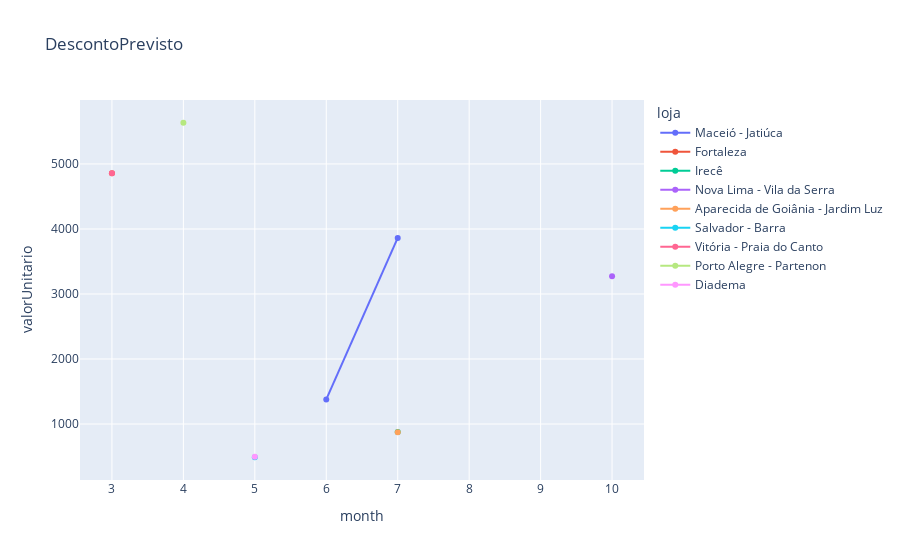

Notebook code for this chart:
### Code cell
fig = px.line(df_predict, x="month", y="valorUnitario", color="loja",text="discount%",hover_name="produtoId_x"
              , title="DescontoPrevisto")
fig.update_traces(mode="markers+lines")

fig.update_xaxes(showspikes=True, spikecolor="green", spikesnap="cursor", spikemode="across")
fig.update_yaxes(showspikes=True, spikecolor="orange", spikethickness=2)
fig.update_layout(spikedistance=1000, hoverdistance=100)

fig.show()

### Figure 1 — Plotly figure (JSON) as saved in the notebook; plotly's stock layout.template omitted (floating-point values rounded to 4 significant figures)
{"data": [{"hovertemplate": "<b>%{hovertext}</b><br><br>loja=Maceió - Jatiúca<br>month=%{x}<br>valorUnitario=%{y}<br>discount%=%{text}<extra></extra>", "hovertext": [3131, 10892], "legendgroup": "Maceió - Jatiúca", "line": {"color": "#636efa", "dash": "solid"}, "marker": {"symbol": "circle"}, "mode": "markers+lines", "name": "Maceió - Jatiúca", "orientation": "v", "showlegend": true, "text": [1.19, 1.19], "type": "scatter", "x": [7, 6], "xaxis": "x", "y": [3863.0, 1379.0], "yaxis": "y"}, {"hovertemplate": "<b>%{hovertext}</b><br><br>loja=Fortaleza<br>month=%{x}<br>valorUnitario=%{y}<br>discount%=%{text}<extra></extra>", "hovertext": [2983], "legendgroup": "Fortaleza", "line": {"color": "#EF553B", "dash": "solid"}, "marker": {"symbol": "circle"}, "mode": "markers+lines", "name": "Fortaleza", "orientation": "v", "showlegend": true, "text": [1.19], "type": "scatter", "x": [3], "xaxis": "x", "y": [4856.0], "yaxis": "y"}, {"hovertemplate": "<b>%{hovertext}</b><br><br>loja=Irecê<br>month=%{x}<br>valorUnitario=%{y}<br>discount%=%{text}<extra></extra>", "hovertext": [7704], "legendgroup": "Irecê", "line": {"color": "#00cc96", "dash": "solid"}, "marker": {"symbol": "circle"}, "mode": "markers+lines", "name": "Irecê", "orientation": "v", "showlegend": true, "text": [1.19], "type": "scatter", "x": [7], "xaxis": "x", "y": [878.3], "yaxis": "y"}, {"hovertemplate": "<b>%{hovertext}</b><br><br>loja=Nova Lima - Vila da Serra<br>month=%{x}<br>valorUnitario=%{y}<br>discount%=%{text}<extra></extra>", "hovertext": [9503], "legendgroup": "Nova Lima - Vila da Serra", "line": {"color": "#ab63fa", "dash": "solid"}, "marker": {"symbol": "circle"}, "mode": "markers+lines", "name": "Nova Lima - Vila da Serra", "orientation": "v", "showlegend": true, "text": [1.19], "type": "scatter", "x": [10], "xaxis": "x", "y": [3272.0], "yaxis": "y"}, {"hovertemplate": "<b>%{hovertext}</b><br><br>loja=Aparecida de Goiânia - Jardim Luz<br>month=%{x}<br>valorUnitario=%{y}<br>discount%=%{text}<extra></extra>", "hovertext": [8200], "legendgroup": "Aparecida de Goiânia - Jardim Luz", "line": {"color": "#FFA15A", "dash": "solid"}, "marker": {"symbol": "circle"}, "mode": "markers+lines", "name": "Aparecida de Goiânia - Jardim Luz", "orientation": "v", "showlegend": true, "text": [1.19], "type": "scatter", "x": [7], "xaxis": "x", "y": [873.8], "yaxis": "y"}, {"hovertemplate": "<b>%{hovertext}</b><br><br>loja=Salvador - Barra<br>month=%{x}<br>valorUnitario=%{y}<br>discount%=%{text}<extra></extra>", "hovertext": [1210], "legendgroup": "Salvador - Barra", "line": {"color": "#19d3f3", "dash": "solid"}, "marker": {"symbol": "circle"}, "mode": "markers+lines", "name": "Salvador - Barra", "orientation": "v", "showlegend": true, "text": [1.19], "type": "scatter", "x": [5], "xaxis": "x", "y": [489.0], "yaxis": "y"}, {"hovertemplate": "<b>%{hovertext}</b><br><br>loja=Vitória - Praia do Canto<br>month=%{x}<br>valorUnitario=%{y}<br>discount%=%{text}<extra></extra>", "hovertext": [744], "legendgroup": "Vitória - Praia do Canto", "line": {"color": "#FF6692", "dash": "solid"}, "marker": {"symbol": "circle"}, "mode": "markers+lines", "name": "Vitória - Praia do Canto", "orientation": "v", "showlegend": true, "text": [1.19], "type": "scatter", "x": [3], "xaxis": "x", "y": [4856.0], "yaxis": "y"}, {"hovertemplate": "<b>%{hovertext}</b><br><br>loja=Porto Alegre - Partenon<br>month=%{x}<br>valorUnitario=%{y}<br>discount%=%{text}<extra></extra>", "hovertext": [10770], "legendgroup": "Porto Alegre - Partenon", "line": {"color": "#B6E880", "dash": "solid"}, "marker": {"symbol": "circle"}, "mode": "markers+lines", "name": "Porto Alegre - Partenon", "orientation": "v", "showlegend": true, "text": [1.19], "type": "scatter", "x": [4], "xaxis": "x", "y": [5634.0], "yaxis": "y"}, {"hovertemplate": "<b>%{hovertext}</b><br><br>loja=Diadema<br>month=%{x}<br>valorUnitario=%{y}<br>discount%=%{text}<extra></extra>", "hovertext": [1010], "legendgroup": "Diadema", "line": {"color": "#FF97FF", "dash": "solid"}, "marker": {"symbol": "circle"}, "mode": "markers+lines", "name": "Diadema", "orientation": "v", "showlegend": true, "text": [1.19], "type": "scatter", "x": [5], "xaxis": "x", "y": [495.5], "yaxis": "y"}], "layout": {"hoverdistance": 100, "legend": {"title": {"text": "loja"}, "tracegroupgap": 0}, "spikedistance": 1000, "title": {"text": "DescontoPrevisto"}, "xaxis": {"anchor": "y", "domain": [0, 1], "showspikes": true, "spikecolor": "green", "spikemode": "across", "spikesnap": "cursor", "title": {"text": "month"}}, "yaxis": {"anchor": "x", "domain": [0, 1], "showspikes": true, "spikecolor": "orange", "spikethickness": 2, "title": {"text": "valorUnitario"}}}}
